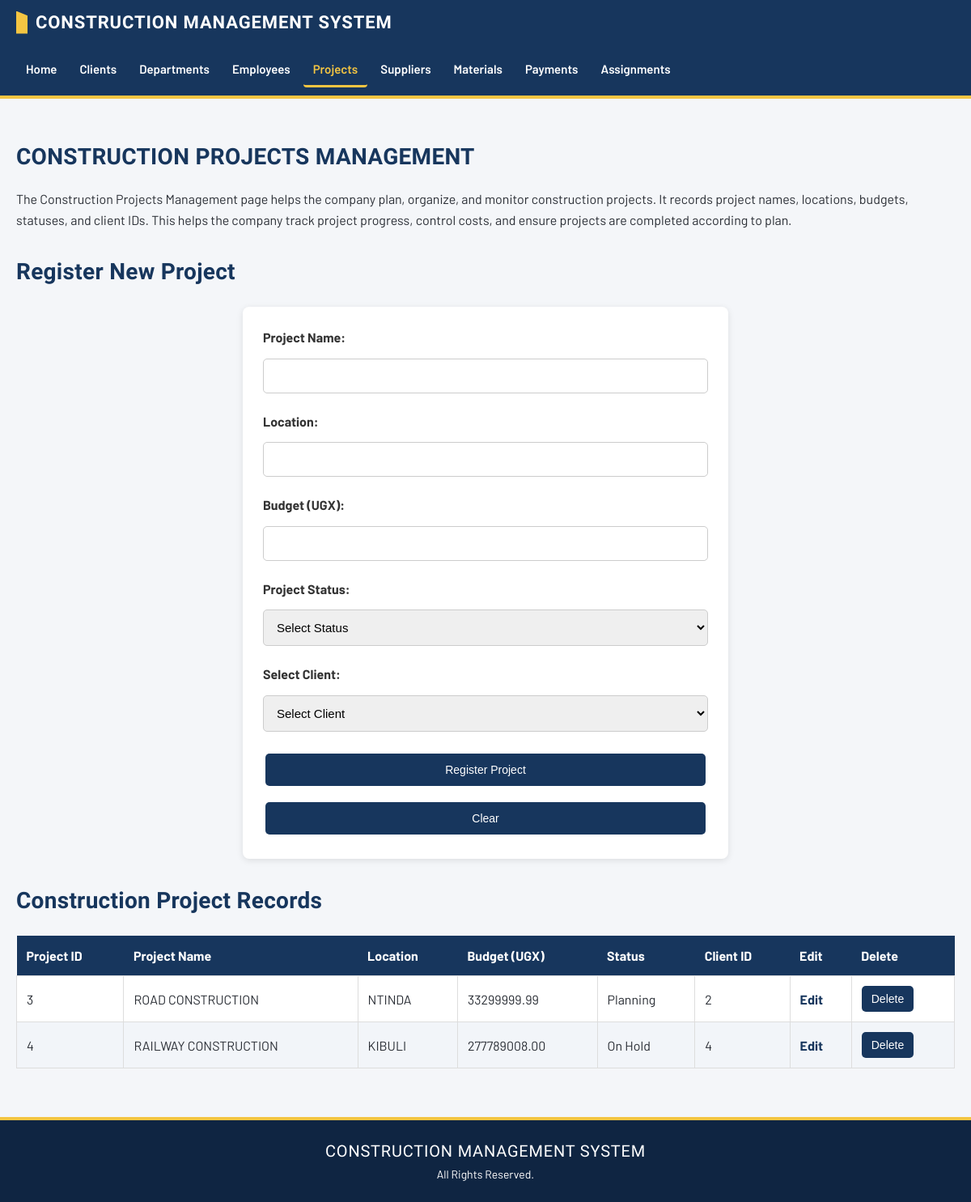
/projects/, run on the app's committed database.
### myapp/models.py (models this page shows, shortened)
class projects(models.Model):
    ProjectName = models.CharField(max_length=150)
    Location = models.CharField(max_length=150)
    Budget = models.DecimalField(max_digits=15, decimal_places=2)
    Status = models.CharField(max_length=50)
    Client = models.ForeignKey(
        clients,
        on_delete=models.CASCADE
    )

### myapp/views.py (the view, shortened to what this page needs)
# urls.py: path('projects/', views.projects_view, name='projects'),
def projects_view(request):
    all_clients = clients.objects.all()
    all_projects = ProjectModel.objects.all()
    return render(request, 'projects.html', {
        'projects': all_projects,
        'clients': all_clients
    })

### myapp/templates/projects.html (shortened to what this page needs)
{% extends 'base.html' %}
{% block content %}
<h2>CONSTRUCTION PROJECTS MANAGEMENT</h2>
<p>
    The Construction Projects Management page helps the
    company plan, organize, and monitor construction
    projects. It records project names, locations, budgets,
    statuses, and client IDs. This helps the company track
    project progress, control costs, and ensure projects
    are completed according to plan.
</p>
<h2>Register New Project</h2>
<form method="POST">
    <label for="project_name">Project Name:</label>
    <input type="text" id="project_name"
           name="ProjectName" required>
    <label for="location">Location:</label>
    <input type="text" id="location"
           name="Location" required>
    <label for="budget">Budget (UGX):</label>
    <input type="number" id="budget"
           name="Budget" min="0" step="0.01" required>
    <label for="status">Project Status:</label>
    <select id="status" name="Status" required>
        <option value="">Select Status</option>
    </select>
    <label for="client">Select Client:</label>
    <select id="client" name="Client" required>
        <option value="">Select Client</option>
    </select>
    <button type="submit">Register Project</button>
    <button type="reset">Clear</button>
</form>
<h2>Construction Project Records</h2>
<table>
    <thead>
        <tr>
            <th>Project ID</th>
            <th>Project Name</th>
            <th>Location</th>
            <th>Budget (UGX)</th>
            <th>Status</th>
            <th>Client ID</th>
            <th>Edit</th>
            <th>Delete</th>
        </tr>
    </thead>
    <tbody>
        {% for project in projects %}
        <tr>
            <td>{{ project.id }}</td>
            <td>{{ project.ProjectName }}</td>
            <td>{{ project.Location }}</td>
            <td>{{ project.Budget }}</td>
            <td>{{ project.Status }}</td>
            <td>{{ project.Client_id }}</td>
            <td>
                <a href="{% url 'update_project' project.id %}">
                    Edit
                </a>
            </td>
            <td>
                <form method="POST"
                      action="{% url 'delete_project' project.id %}"
                      class="delete-form">
                    <button type="submit"
                            onclick="return confirm('Are you sure you want to delete this project?')">
                        Delete
                    </button>
                </form>
            </td>
        </tr>
        {% empty %}
        <tr>
            <td colspan="8">No projects registered yet.</td>
        </tr>
        {% endfor %}
    </tbody>
</table>
{% endblock %}

### myapp/static/style.css (style rules this page uses)
:root { --navy: #17365d; --navy-dark: #0f2542; --blue: #245a91; --safety: #f4c542; --paper: #f4f6f9; --ink: #2b2f36; --font-body: "Barlow", "Segoe UI", Arial, sans-serif; --font-display: "Barlow Condensed", "Arial Narrow", Arial, sans-serif; }
* { box-sizing: border-box; }
body { font-family: var(--font-body); background-color: var(--paper); color: var(--ink); margin: 0; padding: 0; line-height: 1.6; }
h1, h2 { font-family: var(--font-display); color: var(--navy); letter-spacing: 0.01em; }
h2 { font-size: 28px; margin-top: 30px; margin-bottom: 15px; }
p { font-size: 16px; }
a { color: var(--navy); }
form { background-color: white; max-width: 600px; margin: 20px auto; padding: 25px; border-radius: 8px; box-shadow: 0 2px 8px rgba(0, 0, 0, 0.1); display: flex; flex-direction: column; gap: 10px; }
form label { display: block; font-weight: bold; color: #333; margin-bottom: 3px; }
form input[type="text"], form input[type="email"], form input[type="number"], form input[type="date"], form input[type="password"], form input[type="tel"], form select, form textarea { width: 100%; padding: 12px; border: 1px solid #ccc; border-radius: 5px; font-size: 15px; margin-bottom: 12px; }
form input::placeholder, form textarea::placeholder { color: #999; }
button, input[type="submit"], input[type="reset"] { background-color: var(--navy); color: white; padding: 12px 18px; border: none; border-radius: 5px; cursor: pointer; font-size: 14px; margin: 5px 3px; }
table { width: 100%; border-collapse: collapse; background-color: white; margin-top: 20px; overflow: hidden; }
th { background-color: var(--navy); color: white; padding: 12px; text-align: left; }
td { padding: 12px; border: 1px solid #ddd; }
tr:nth-child(even) { background-color: #f2f5f9; }
table a { color: var(--navy); font-weight: bold; text-decoration: none; }
.delete-form { display: inline; max-width: none; margin: 0; padding: 0; background: transparent; box-shadow: none; }
.delete-form button { margin: 0; padding: 8px 12px; }

### data on the page
projects: id "3", ProjectName "ROAD CONSTRUCTION", Location "NTINDA", Budget "33299999.99", Status "Planning", Client_id "2"
projects: id "4", ProjectName "RAILWAY CONSTRUCTION", Location "KIBULI", Budget "277789008.00", Status "On Hold", Client_id "4"
